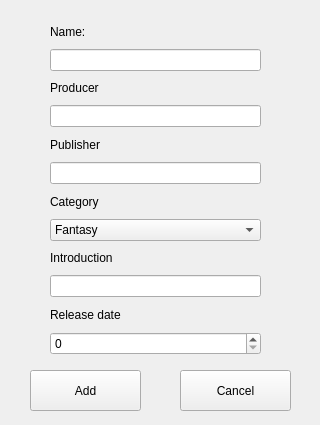
<?xml version="1.0" encoding="UTF-8"?>
<ui version="4.0">
 <class>AddGameDialog</class>
 <widget class="QWidget" name="AddGameDialog">
  <property name="geometry">
   <rect>
    <x>0</x>
    <y>0</y>
    <width>320</width>
    <height>425</height>
   </rect>
  </property>
  <property name="windowTitle">
   <string>Form</string>
  </property>
  <widget class="QPushButton" name="addGame">
   <property name="geometry">
    <rect>
     <x>30</x>
     <y>370</y>
     <width>111</width>
     <height>41</height>
    </rect>
   </property>
   <property name="text">
    <string>Add</string>
   </property>
  </widget>
  <widget class="QWidget" name="layoutWidget">
   <property name="geometry">
    <rect>
     <x>50</x>
     <y>20</y>
     <width>211</width>
     <height>335</height>
    </rect>
   </property>
   <layout class="QVBoxLayout" name="verticalLayout">
    <item>
     <widget class="QLabel" name="label">
      <property name="text">
       <string>Name:</string>
      </property>
     </widget>
    </item>
    <item>
     <widget class="QLineEdit" name="gameName"/>
    </item>
    <item>
     <widget class="QLabel" name="label_3">
      <property name="text">
       <string>Producer</string>
      </property>
     </widget>
    </item>
    <item>
     <widget class="QLineEdit" name="gameProducer"/>
    </item>
    <item>
     <widget class="QLabel" name="label_4">
      <property name="text">
       <string>Publisher</string>
      </property>
     </widget>
    </item>
    <item>
     <widget class="QLineEdit" name="gamePublisher"/>
    </item>
    <item>
     <widget class="QLabel" name="label_2">
      <property name="text">
       <string>Category</string>
      </property>
     </widget>
    </item>
    <item>
     <widget class="QComboBox" name="gameCategory">
      <item>
       <property name="text">
        <string>Fantasy</string>
       </property>
      </item>
      <item>
       <property name="text">
        <string>Sci-Fi</string>
       </property>
      </item>
      <item>
       <property name="text">
        <string>Drama</string>
       </property>
      </item>
      <item>
       <property name="text">
        <string>Documentary</string>
       </property>
      </item>
      <item>
       <property name="text">
        <string>Action</string>
       </property>
      </item>
      <item>
       <property name="text">
        <string>Historycal</string>
       </property>
      </item>
      <item>
       <property name="text">
        <string>Comedy</string>
       </property>
      </item>
      <item>
       <property name="text">
        <string>Romance</string>
       </property>
      </item>
     </widget>
    </item>
    <item>
     <widget class="QLabel" name="label_6">
      <property name="text">
       <string>Introduction</string>
      </property>
     </widget>
    </item>
    <item>
     <widget class="QLineEdit" name="gameIntroduction"/>
    </item>
    <item>
     <widget class="QLabel" name="label_5">
      <property name="text">
       <string>Release date</string>
      </property>
     </widget>
    </item>
    <item>
     <widget class="QSpinBox" name="gameRelease">
      <property name="maximum">
       <number>2021</number>
      </property>
     </widget>
    </item>
   </layout>
  </widget>
  <widget class="QPushButton" name="cancelAction">
   <property name="geometry">
    <rect>
     <x>180</x>
     <y>370</y>
     <width>111</width>
     <height>41</height>
    </rect>
   </property>
   <property name="text">
    <string>Cancel</string>
   </property>
  </widget>
 </widget>
 <resources/>
 <connections/>
</ui>
